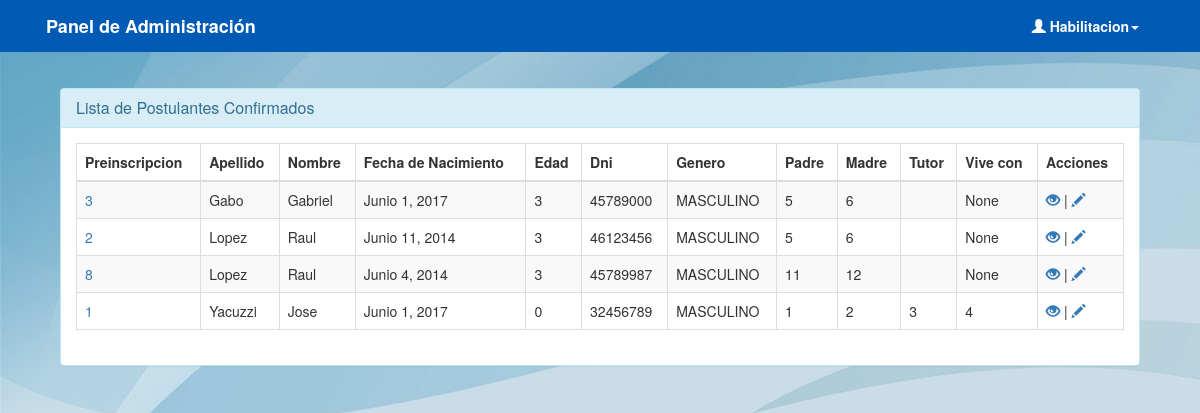
/administrador/post-confirmados/ (signed in), run on an earlier commit of the app's database.
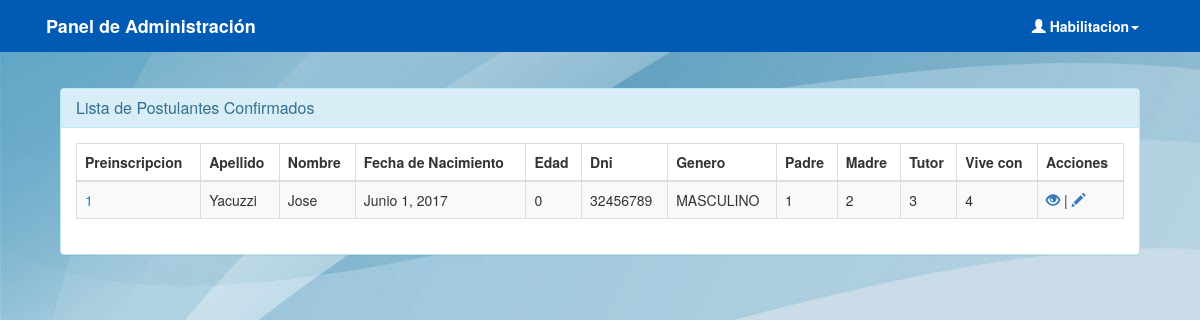
And on a later commit of the database.
### preinscripcion/models.py (models this page shows)
class PostulanteConfirmado(models.Model):
    dni                 = models.CharField(max_length=8, unique=True)
    postulante          = models.ForeignKey(Postulante, null=True)

class Postulante(models.Model):
    GENERO = (
        ('FEMENINO', 'Femenino'),
        ('MASCULINO', 'Masculino'),
    )
    apellido 			= models.CharField(max_length=50)
    nombre 				= models.CharField(max_length=50)
    fecha_nacimiento 	= models.DateField()
    edad				= models.PositiveIntegerField()
    dni 				= models.CharField(max_length=8)
    genero				= models.CharField(max_length=15, choices=GENERO, default='MASCULINO')
    domicilio 			= models.CharField(max_length=150)
    vive_con			= models.ForeignKey(Responsable, related_name='vive_con', blank=True, null=True)
    padre				= models.ForeignKey(Responsable, related_name='padre', null=True)
    madre				= models.ForeignKey(Responsable, related_name='madre', null=True)
    tutor				= models.ForeignKey(Responsable, related_name='tutor', null=True)
    hermanos			= models.ManyToManyField('self', blank=True, null=True)
    preinscripcion      = models.ForeignKey(Preinscripcion4Anios, null=True)

class Preinscripcion4Anios(models.Model):
    ESTADOPREINSCRIPCION = (
        ('PREINSCRIPTO', 'Preinscripto'),
        ('CONFIRMADO', 'Confirmado'),
        ('DESCARTADO', 'Descartado'),
        ('AUSENTE', 'Ausente'),
        ('RECHAZADO', 'Rechazado'),
        ('ALUMNO', 'Alumno'),
    )
    fecha               = models.DateField(auto_now_add=True)
    hora                = models.TimeField(auto_now_add=True)
    nro_de_preinscripto = models.CharField(max_length=10, unique=True, default=id_generator)
    nro_de_sorteo       = models.PositiveIntegerField(default=0)
    estado              = models.CharField(max_length=20, choices=ESTADOPREINSCRIPCION, default='PREINSCRIPTO')
    motivo              = models.TextField(default='No contesta')
    confirmado          = models.BooleanField(default=False)
    cicloLectivo        = models.ForeignKey(CicloLectivo, null=True)

class Responsable(models.Model):
    apellido 			= models.CharField(max_length=50)
    nombre 				= models.CharField(max_length=50)
    dni 				= models.CharField(max_length=8)
    email 				= models.EmailField()
    domicilio 			= models.CharField(max_length=150)
    nacionalidad		= models.CharField(max_length=150)
    telefonoPersonal	= models.CharField(max_length=30)

### preinscripcion/views.py (the view)
# urls.py: url(r'^administrador/post-confirmados/$', views.admin_postulantes_confirmados, name='admin_postulantes_confirmados'),
@login_required(login_url='/accounts/login/')
def admin_postulantes_confirmados(request):
  pls = PostulanteConfirmado.objects.all()
  return render(request, 'admin/postulantes-confirmados.html',{
          'pls': pls
          }
          )

### preinscripcion/templatetags/auth_extras.py (called while the page is built)
@register.filter(name='has_group')
def has_group(user, group_name):
    group = Group.objects.get(name=group_name)
    return True if group in user.groups.all() else False

### preinscripcion/templates/admin/postulantes-confirmados.html
{% extends "admin.html" %}
{% block content %}
<div class="panel panel-info">
    <div class="panel-heading">
        <h3 class="panel-title">Lista de Postulantes Confirmados</h3>
    </div>
<div class="panel-body">
    <div style="max-height: 570px; overflow-y: scroll;">
    <table class="table table-bordered table-striped" id="tabla">
        <thead>
            <tr>
                <th>Preinscripcion</th>
                <th>Apellido</th>
                <th>Nombre</th>
                <th>Fecha de Nacimiento</th>
                <th>Edad</th>
                <th>Dni</th>
                <th>Genero</th>
                <th>Padre</th>
                <th>Madre</th>
                <th>Tutor</th>
                <th>Vive con</th>
                <th>Acciones</th>
            </tr>
        </thead>
        <tbody>
        {% for pl in pls %}
            <tr>
                <td><a href="">{{ pl.postulante.preinscripcion.id }}</a></td>
                <td>{{ pl.postulante.apellido }}</td>
                <td>{{ pl.postulante.nombre }}</td>
                <td>{{ pl.postulante.fecha_nacimiento }}</td>
                <td>{{ pl.postulante.edad }}</td>
                <td>{{ pl.postulante.dni }}</td>
                <td>{{ pl.postulante.genero }}</td>
                <td>{{ pl.postulante.padre.id }}</td>
                <td>{{ pl.postulante.madre.id }}</td>
                <td>{{ pl.postulante.tutor.id }}</td>
                <td>{{ pl.postulante.vive_con_id }}</td>
                <td>
                <a href="">
                    <span class="glyphicon glyphicon-eye-open" aria-hidden="true"></span>
                </a>
                |
                <a href="">
                    <span class="glyphicon glyphicon-pencil" aria-hidden="true"></span>
                </a>
                </td>
            </tr>
        {% endfor %}
        </tbody>
    </table>
    </div>
</div>
</div>
{% endblock %}

What changed in the data, as far as the page shows it:
removed PostulanteConfirmado: postulante.preinscripcion.id "3", postulante.apellido "Gabo", postulante.nombre "Gabriel", postulante.fecha_nacimiento "Junio 1, 2017", postulante.edad "3", postulante.dni "45789000", postulante.genero "MASCULINO", postulante.padre.id "5", postulante.madre.id "6", postulante.vive_con_id "None"
removed PostulanteConfirmado: postulante.preinscripcion.id "2", postulante.apellido "Lopez", postulante.nombre "Raul", postulante.fecha_nacimiento "Junio 11, 2014", postulante.edad "3", postulante.dni "46123456", postulante.genero "MASCULINO", postulante.padre.id "5", postulante.madre.id "6", postulante.vive_con_id "None"
removed PostulanteConfirmado: postulante.preinscripcion.id "8", postulante.apellido "Lopez", postulante.nombre "Raul", postulante.fecha_nacimiento "Junio 4, 2014", postulante.edad "3", postulante.dni "45789987", postulante.genero "MASCULINO", postulante.padre.id "11", postulante.madre.id "12", postulante.vive_con_id "None"
